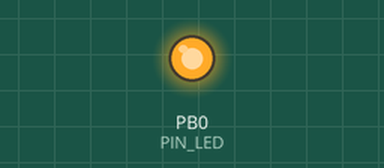
Recording of a sketch running on a simulated ATtiny85, built with avr-gcc and run on an emulated ATtiny85. Shown: output pins drawn as LEDs (lit = HIGH). No radio packets arrive unless stated.

Above: at 2.0 s.
At 5.1 s:
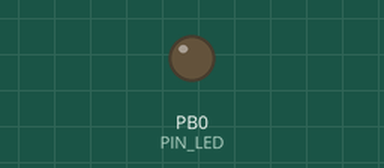
Timing chart, 0 to 8.0 s (numbered marks = the images above):
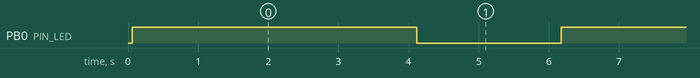

Measured:
- by itself, PB0 (PIN_LED): alternates HIGH for 4.1 s and LOW for 2.1 s

The sketch:

radio-rf433-sender.ino
```cpp
#include <VirtualWire.h>
#include <avr/pgmspace.h>

#ifdef __AVR_ATmega328P__
  #define __SERIAL__
  #define SERIAL_SPEED 115200
  #define PIN_LED 13
  #define PIN_RFT 3
#endif
#ifdef __AVR_ATtiny85__
  #define PIN_LED 0
  #define PIN_RFT 3
#endif

#define RF_SPEED_BPS 984
#define ON_DELAY  4000
#define OFF_DELAY 2000

#define MESSAGE_LEN 4
uint8_t CMD_ON [MESSAGE_LEN] = {"sa5"};
uint8_t CMD_OFF[MESSAGE_LEN] = {"xHM"};

void setup() {
  #ifdef __SERIAL__
  Serial.begin(SERIAL_SPEED);
  #endif
  pinMode(PIN_LED, OUTPUT);
  vw_set_ptt_inverted(true);
  vw_set_tx_pin(PIN_RFT);

  vw_setup(RF_SPEED_BPS);
}

long msg_count = 0;

void loop() {
  #ifdef __SERIAL__
  Serial.print(" >> ");
  Serial.print(msg_count++);
  Serial.print(" ");
  Serial.println((char*)CMD_ON);
  #endif

  vw_send((uint8_t *)CMD_ON, MESSAGE_LEN);
  vw_wait_tx();

  digitalWrite(PIN_LED, HIGH);
  delay(ON_DELAY);

  #ifdef __SERIAL__
  Serial.print(" >> ");
  Serial.print(msg_count++);
  Serial.print(" ");
  Serial.println((char*)CMD_OFF);
  #endif
  vw_send((uint8_t *)CMD_OFF, MESSAGE_LEN);
  vw_wait_tx();

  digitalWrite(PIN_LED, LOW);
  delay(OFF_DELAY);
}
```
